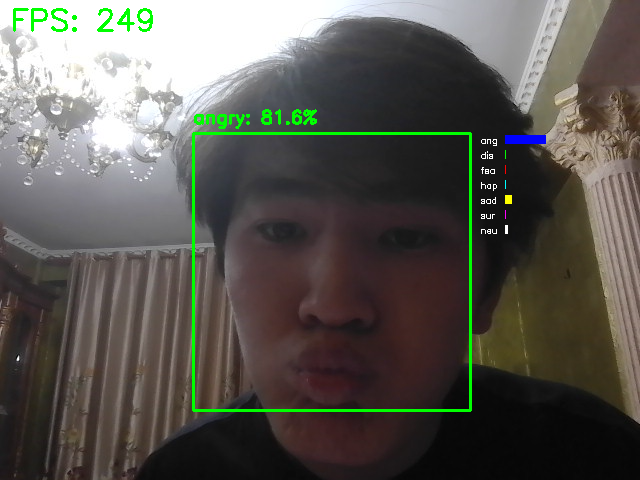
#> input picture assignment/dataset/angry/angryAman2.png, 640 x 480 px, given in place of the camera
$ python main.py --mode webcam
#> lines starting #> are read from the running program, lines starting #| are printed output that depends on the picture; after the words box and inside, x2 and y2 are one past the last pixel; in counts of white or black regions, pixels touching at a corner belong together
#> in run_webcam, frame is the input picture: shape (480, 640, 3); mean B, G, R 82.3, 88.7, 90.6
#> in run_webcam, `cv2.putText(frame, f"FPS: {int(fps)}", (10, 30), cv2.FONT_HERSHEY_SIMP..`: frame: shape (480, 640, 3); 0.01% of pixels changed, all inside (x1, y1, x2, y2) = (120, 8, 127, 32)
import cv2
import time
import argparse
import os
import pandas as pd
import matplotlib.pyplot as plt
import seaborn as sns
from sklearn.metrics import confusion_matrix
from deepface import DeepFace

# ==========================================
# PARTNER A: VISION & WEBCAM (40 Points)
# ==========================================

def preprocess_image(image):
    """Resizes, converts to grayscale, and applies CLAHE."""
    height, width = image.shape[:2]
#> height = 480; width = 640
    new_width = 640
    new_height = int((new_width / width) * height)
#> new_height = 480
    resized = cv2.resize(image, (new_width, new_height))

    gray = cv2.cvtColor(resized, cv2.COLOR_BGR2GRAY)
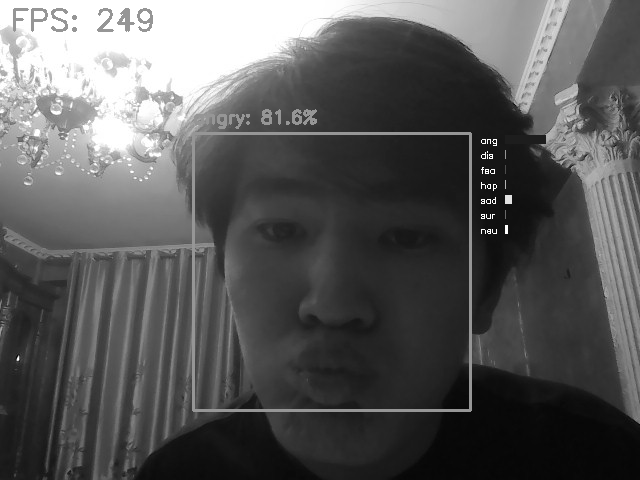
#> gray: shape (480, 640); min 1, max 255, mean 88.5
    clahe = cv2.createCLAHE(clipLimit=2.0, tileGridSize=(8, 8))
    enhanced_gray = clahe.apply(gray)
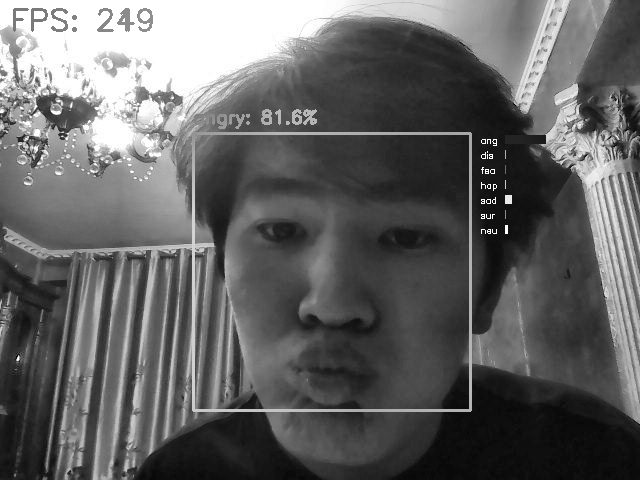
#> enhanced_gray: shape (480, 640); min 1, max 255, mean 99.1

    return resized, enhanced_gray

# [41 lines left out: functions detect_faces, get_emotions, draw_visuals, not called in this run]

# ==========================================
# SHARED: EXECUTION MODES (20 Points)
# ==========================================

def run_webcam():
    """Real-time webcam loop with FPS, frame skipping, and key controls."""
    cap = cv2.VideoCapture(0)
    frame_counter = 0
    skip_frames = 5

    tracked_faces = []

    prev_time = time.time()

    while True:
        ret, frame = cap.read()
        if not ret:
            break

        curr_time = time.time()
        fps = 1 / (curr_time - prev_time)
        prev_time = curr_time
        cv2.putText(frame, f"FPS: {int(fps)}", (10, 30), cv2.FONT_HERSHEY_SIMPLEX, 1, (0, 255, 0), 2)

        display_frame, gray_frame = preprocess_image(frame)
        frame_counter += 1

        if frame_counter % skip_frames == 0:
            tracked_faces = []
            faces = detect_faces(gray_frame)

            for (x, y, w, h) in faces:
                face_roi = display_frame[y:y+h, x:x+w]
                emotions = get_emotions(face_roi)
                if emotions:
                    tracked_faces.append((x, y, w, h, emotions))

        for (x, y, w, h, emotions) in tracked_faces:
            draw_visuals(display_frame, x, y, w, h, emotions)

        cv2.imshow("Webcam Mode - Press 's' to save, 'q' to quit", display_frame)

        key = cv2.waitKey(1) & 0xFF
#> (key q is pressed here)
        if key == ord('q'):
            break
        elif key == ord('s'):
            cv2.imwrite(f"screenshot_{int(time.time())}.png", display_frame)
            print("Screenshot saved.")

    cap.release()
    cv2.destroyAllWindows()

# [56 lines left out: function run_batch, not called in this run]

if __name__ == "__main__":
    parser = argparse.ArgumentParser(description="Facial Emotion Recognition Project")
    parser.add_argument('--mode', type=str, choices=['webcam', 'batch'], required=True, help="Run mode: webcam or batch")
    parser.add_argument('--data', type=str, default='dataset', help="Directory containing folders of labeled images for batch mode")

    args = parser.parse_args()

    if args.mode == 'webcam':
        run_webcam()
    elif args.mode == 'batch':
        if not os.path.exists(args.data):
            print(f"Error: Directory '{args.data}' not found. Please create it and add labeled subfolders for batch mode.")
        else:
            run_batch(args.data)
